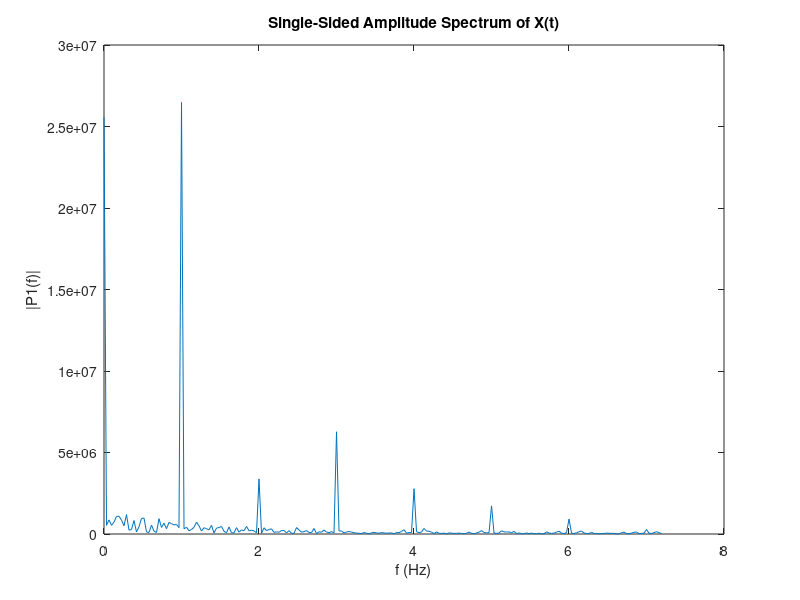
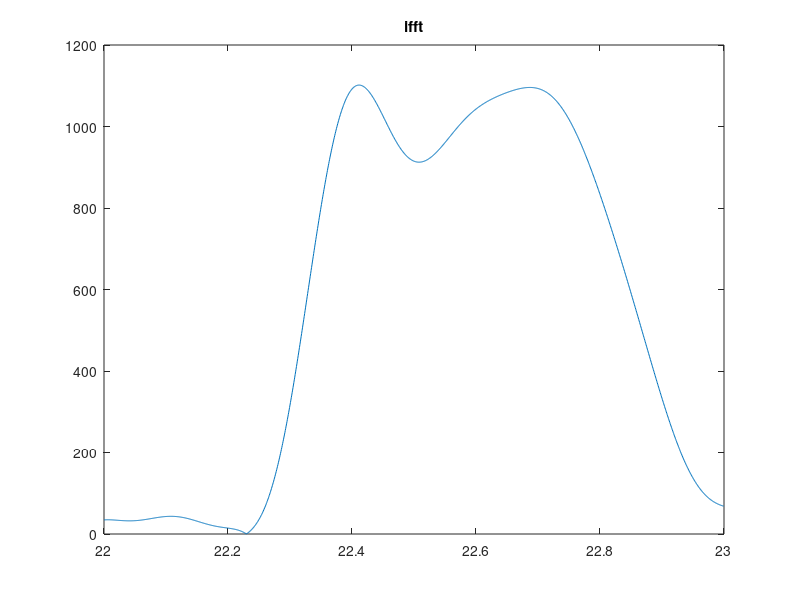
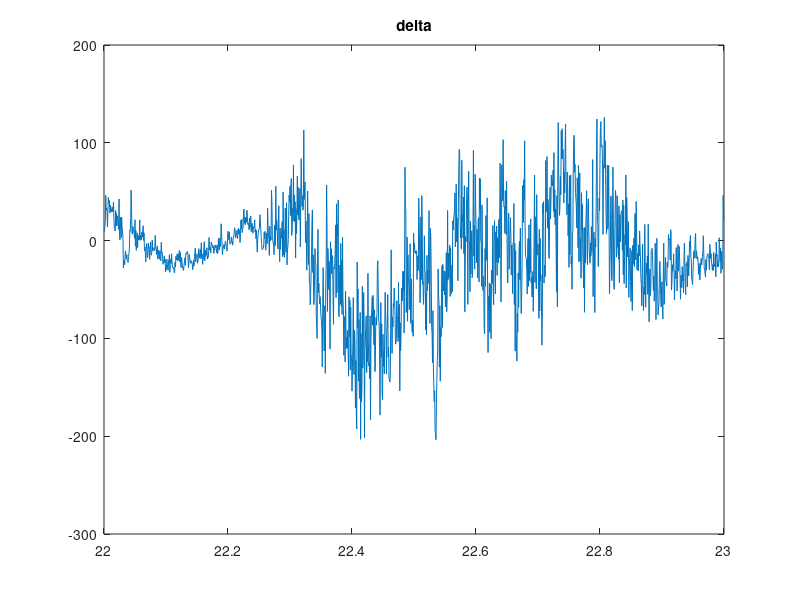
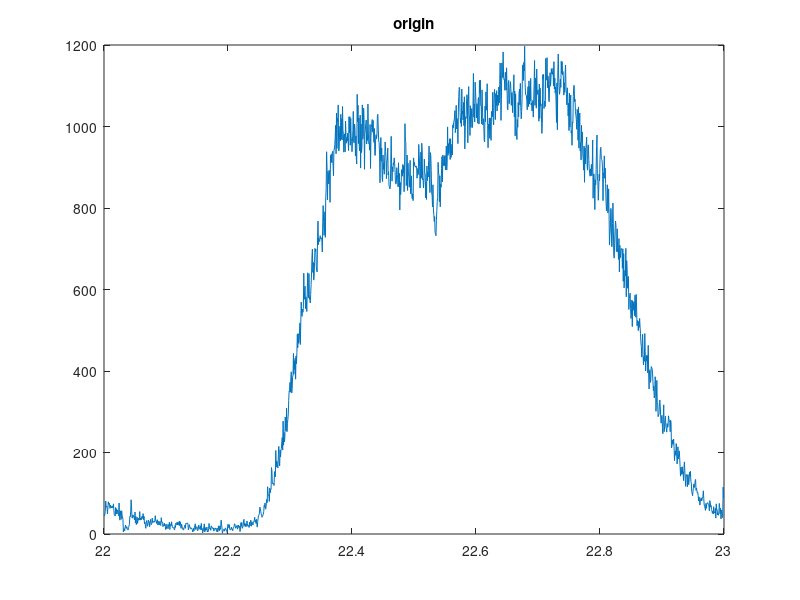

Source code (MATLAB) for these figures, in order:
data = load('3.mat');
amount = data.num(:, 3)';
Fs = 1440;
T = 1 /Fs;
L = length(amount);
t = (0:L-1) * T;

Y = fft(amount);
P2 = abs(Y);
P1 = P2(1:L/200+1);
P1(2:end-1) = 2*P1(2:end-1);
f = Fs*(0:(L/200))/L;
plot(f,P1)
title('Single-Sided Amplitude Spectrum of X(t)')
xlabel('f (Hz)')
ylabel('|P1(f)|')

for index = 1:length(amount)
    if abs(Y(index)) < 0.3e6
        Y(index) = 0;
    end
end

figure;
exp_amount = abs(ifft(Y));
day = 22;
plot(t(day * 1440 + 1:(day + 1) * 1440),exp_amount(day * 1440 + 1:(day + 1) * 1440))
title('ifft')

figure;
day = 22;
plot(t(day * 1440 + 1:(day + 1) * 1440),amount(day * 1440 + 1:(day + 1) * 1440) - exp_amount(day * 1440 + 1:(day + 1) * 1440))
title('delta')
figure;
day = 22;
plot(t(day * 1440 + 1:(day + 1) * 1440),amount(day * 1440 + 1:(day + 1) * 1440))
title('origin')